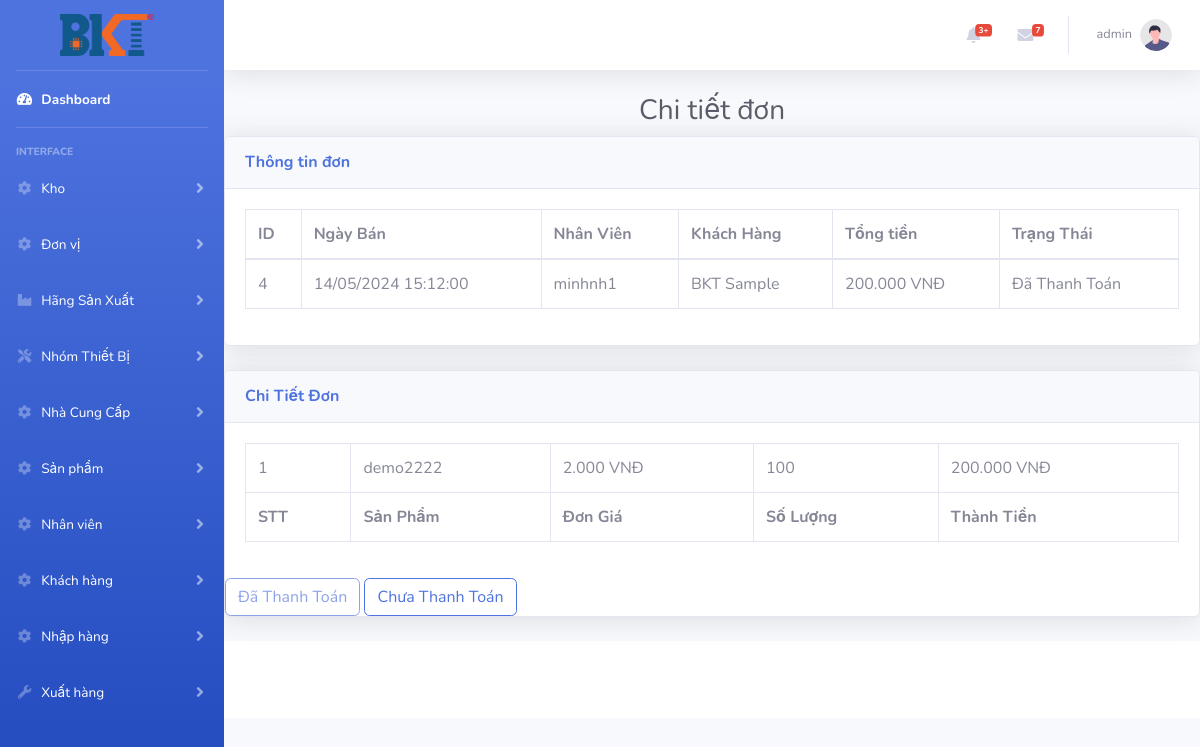
The page /index.php?controller=donban&action=show&id=4 (signed in) on the database its author committed.
### tables this page shows
CREATE TABLE `donban` (
  `Id` int(11) NOT NULL,
  `NgayBan` datetime DEFAULT NULL,
  `IdNV` int(11) DEFAULT NULL,
  `IdKH` int(11) DEFAULT NULL,
  `Tong` int(11) DEFAULT NULL,
  `TrangThai` varchar(1) DEFAULT NULL
);

CREATE TABLE `nhanvien` (
  `Id` int(11) NOT NULL,
  `TenNV` varchar(100) DEFAULT NULL,
  `DienThoai` varchar(20) DEFAULT NULL,
  `Email` varchar(50) DEFAULT NULL,
  `DiaChi` varchar(100) DEFAULT NULL,
  `TaiKhoan` varchar(50) DEFAULT NULL,
  `MatKhau` varchar(50) DEFAULT NULL,
  `Quyen` varchar(20) DEFAULT NULL,
  `IsActive` varchar(1) DEFAULT NULL
);

CREATE TABLE `khachhang` (
  `Id` int(11) NOT NULL,
  `TenKH` varchar(100) DEFAULT NULL,
  `DienThoai` varchar(20) DEFAULT NULL,
  `Email` varchar(50) DEFAULT NULL,
  `DiaChi` varchar(100) DEFAULT NULL
);

CREATE TABLE `chitietban` (
  `Id` int(11) NOT NULL,
  `IdDonBan` int(11) DEFAULT NULL,
  `IdSP` int(11) DEFAULT NULL,
  `GiaMua` int(11) DEFAULT NULL,
  `GiaBan` int(11) DEFAULT NULL,
  `SoLuong` int(11) DEFAULT NULL,
  `ThanhTien` int(11) DEFAULT NULL
);

CREATE TABLE `sanpham` (
  `Id` int(11) NOT NULL,
  `MaSP` varchar(50) DEFAULT NULL,
  `TenSP` varchar(100) DEFAULT NULL,
  `IdDVT` int(11) DEFAULT NULL,
  `IdNCC` int(11) DEFAULT NULL,
  `IdHSX` int(11) DEFAULT NULL,
  `IdNTB` int(11) DEFAULT NULL,
  `XuatXu` varchar(50) DEFAULT NULL,
  `GiaMua` int(11) DEFAULT NULL,
  `GiaBan` int(11) DEFAULT NULL,
  `SoLuong` int(11) DEFAULT NULL,
  `imgUrl` varchar(8000) DEFAULT NULL,
  `IdNhomTB` int(11) DEFAULT NULL,
  `IdHangSX` int(11) DEFAULT NULL
);

### controllers/donban_controller.php (called while the page is built, shortened)
<?php
require_once ('models/donban.php');
class DonBanController extends BaseController
{
    public function  show()
    {
        $donban = DonBan::find($_GET['id']);
        $data = array('donban' => $donban);
        $this->render('show', $data);
    }
}

### routes.php (called while the page is built, shortened)
<?php
$controller = new $klass;
$controller->$action();

### index.php (called while the page is built, shortened)
<?php
require_once('routes.php');

### models/donban.php (called while the page is built, shortened)
<?php
class DonBan{
    function __construct($Id,$NgayBan,$IdNV,$IdKH,$ThanhTien,$TrangThai)
    {
        $this->Id = $Id;
        $this->NgayBan = $NgayBan;
        $this->IdNV =  $IdNV;
        $this->IdKH = $IdKH;
        $this->ThanhTien= $ThanhTien;
        $this->TrangThai= $TrangThai;
    }
    static function find($id)
    {
        $db = DB::getInstance();
        $req = $db->prepare('SELECT db.Id ,db.NgayBan , nv.TaiKhoan ,kh.TenKH ,db.Tong,db.TrangThai FROM DonBan db JOIN NhanVien nv JOIN KhachHang kh ON nv.Id =db.IdNV AND kh.Id = db.IdKH WHERE db.Id = :id');
        $req->execute(array('id' => $id));
        $item = $req->fetch();
        if (isset($item['Id'])) {
            return new DonBan($item['Id'],$item['NgayBan'],$item['TaiKhoan'],$item['TenKH'],$item['Tong'],$item['TrangThai']);
        }
        return null;
    }
}

### models/chitietban.php (called while the page is built, shortened)
<?php
class ChiTietBan{
    function __construct($Id,$IdDonBan,$IdSP,$IdDVT,$GiaMua,$GiaBan,$SoLuong,$ThanhTien)
    {
        $this->IdSP=  $IdSP;
        $this->GiaBan = $GiaBan;
        $this->SoLuong = $SoLuong;
        $this->ThanhTien= $ThanhTien;
    }
}

### views/donban/show.php (the view, shortened to what this page needs)
<?php
require_once ('models/chitietban.php');
$list =[];
$db =DB::getInstance();
$reg = $db->query('SELECT ct.Id ,db.Id As "Don",sp.TenSP ,dvt.DonVi ,ct.GiaMua,ct.GiaBan ,ct.SoLuong ,ct.ThanhTien FROM ChiTietBan ct JOIN DonViTinh dvt JOIN DonBan db JOIN SanPham sp ON ct.IdDonBan = db.Id AND ct.IdSP = sp.Id AND sp.IdDVT = dvt.Id WHERE ct.IdDonBan='.$donban->Id);
foreach ($reg->fetchAll() as $item){
    $list[] =new ChiTietBan($item['Id'],$item['Don'],$item['TenSP'],$item['DonVi'],$item['GiaMua'],$item['GiaBan'],$item['SoLuong'],$item['ThanhTien']);
}
?>
<h1 class="h3 mb-2 text-center text-gray-800 ">Chi tiết đơn</h1>
<div class="card shadow mb-4">
    <div class="card-header py-3">
        <h6 class="m-0 font-weight-bold text-primary">Thông tin đơn</h6>
    </div>
    <div class="card-body">
        <div class="table-responsive">
            <table class="table table-bordered" id="dataTable" width="100%" cellspacing="0">
                <thead>
                <tr>
                    <th>ID</th>
                    <th>Ngày Bán</th>
                    <th>Nhân Viên</th>
                    <th>Khách Hàng</th>
                    <th>Tổng tiền</th>
                    <th>Trạng Thái</th>
                </tr>
                </thead>
                <tbody>
<tr>
    <td><?=$donban->Id ?></td>
    <td><?=  date('d/m/Y H:i:s', strtotime($donban->NgayBan))?></td>
    <td><?=$donban->IdNV ?></td>
    <td><?=$donban->IdKH ?></td>
    <td><?=number_format($donban->ThanhTien,0,",",".") ?> VNĐ</td>
    <td><?php
        if ($donban->TrangThai=="1")
            echo "Đã Thanh Toán";
            else echo "Chưa thanh toán";
        ?></td>
</tr>
                </tbody>
            </table>
        </div>
    </div>
</div>
<div class="card shadow mb-4">
    <div class="card-header py-3">
        <h6 class="m-0 font-weight-bold text-primary">Chi Tiết Đơn</h6>
    </div>
    <div class="card-body">
        <div class="table-responsive">
            <table class="table table-bordered" id="dataTable" width="100%" cellspacing="0">
                <tfoot>
                <tr>
                    <th>STT</th>
                    <th>Sản Phẩm</th>
                    <th>Đơn Giá</th>
                    <th>Số Lượng</th>
                    <th>Thành Tiền</th>
                </tr>
                </tfoot>
                <tbody>
                <?php
                $dem=1;
                foreach ($list as $item) {
                  echo  "<tr><td>$dem</td>";
                    echo  "<td>$item->IdSP</td>";
                    echo  "<td>". number_format($item->GiaBan,0,",",".")." VNĐ</td>";
                    echo  "<td>$item->SoLuong</td>";
                    echo  "<td>". number_format($item->ThanhTien,0,",",".")." VNĐ</td>";
                $dem++;
                }
                ?>
                </tbody>
            </table>
        </div>
    </div>
    <form method="post" name="dc">
    <?php
    if ($donban->TrangThai=="1"){ ?>
        <button type="submit" class="btn-outline-primary btn"  disabled >Đã Thanh Toán</button>
        <button type="submit"  class="btn-outline-primary btn" name="chua" >Chưa Thanh Toán</button>
    <?php
    }
    else {
        ?>
        <button type="submit"  class="btn-outline-primary btn" name="thanhtoan" >Đã Thanh Toán</button>
        <button type="submit"  class="btn-outline-primary btn" disabled>Chưa Thanh Toán</button>
   <?php } ?>
    </form>
</div>

### rows shown on the page
donban: Id "4", NgayBan "14/05/2024 15:12:00", IdNV.TaiKhoan "minhnh1", IdKH.TenKH "BKT Sample", Tong "200.000"
chitietban: IdSP.TenSP "demo2222", GiaBan "2.000", SoLuong "100", ThanhTien "200.000"

### other values the page prints
$_SESSION['username'] "admin"
